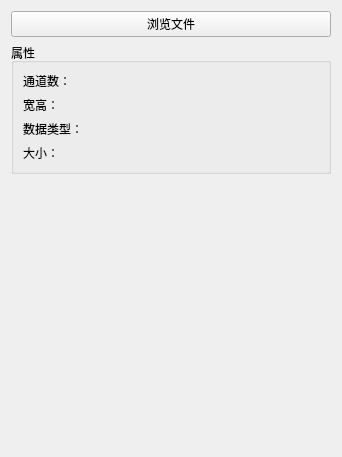
<?xml version="1.0" encoding="UTF-8"?>
<ui version="4.0">
 <class>FileImageLoaderNode</class>
 <widget class="QWidget" name="FileImageLoaderNode">
  <property name="geometry">
   <rect>
    <x>0</x>
    <y>0</y>
    <width>338</width>
    <height>457</height>
   </rect>
  </property>
  <property name="windowTitle">
   <string>Form</string>
  </property>
  <layout class="QVBoxLayout" name="verticalLayout_2" stretch="0,0,0,0">
   <item>
    <widget class="QPushButton" name="browse_pushButton">
     <property name="text">
      <string>浏览文件</string>
     </property>
    </widget>
   </item>
   <item>
    <widget class="QGroupBox" name="groupBox">
     <property name="sizePolicy">
      <sizepolicy hsizetype="Minimum" vsizetype="Fixed">
       <horstretch>0</horstretch>
       <verstretch>0</verstretch>
      </sizepolicy>
     </property>
     <property name="title">
      <string>属性</string>
     </property>
     <layout class="QVBoxLayout" name="verticalLayout" stretch="0">
      <property name="spacing">
       <number>6</number>
      </property>
      <item>
       <layout class="QFormLayout" name="formLayout">
        <property name="sizeConstraint">
         <enum>QLayout::SizeConstraint::SetDefaultConstraint</enum>
        </property>
        <property name="labelAlignment">
         <set>Qt::AlignmentFlag::AlignLeading|Qt::AlignmentFlag::AlignLeft|Qt::AlignmentFlag::AlignTop</set>
        </property>
        <item row="0" column="0">
         <widget class="QLabel" name="label_2">
          <property name="text">
           <string>通道数：</string>
          </property>
         </widget>
        </item>
        <item row="0" column="1">
         <widget class="QLabel" name="channel_label">
          <property name="text">
           <string/>
          </property>
         </widget>
        </item>
        <item row="1" column="0">
         <widget class="QLabel" name="label_4">
          <property name="text">
           <string>宽高：</string>
          </property>
         </widget>
        </item>
        <item row="1" column="1">
         <widget class="QLabel" name="size_label">
          <property name="text">
           <string/>
          </property>
         </widget>
        </item>
        <item row="2" column="0">
         <widget class="QLabel" name="label_5">
          <property name="text">
           <string>数据类型：</string>
          </property>
         </widget>
        </item>
        <item row="2" column="1">
         <widget class="QLabel" name="dataType_label">
          <property name="text">
           <string/>
          </property>
         </widget>
        </item>
        <item row="3" column="0">
         <widget class="QLabel" name="label_6">
          <property name="text">
           <string>大小：</string>
          </property>
         </widget>
        </item>
        <item row="3" column="1">
         <widget class="QLabel" name="dataSize_label">
          <property name="text">
           <string/>
          </property>
         </widget>
        </item>
       </layout>
      </item>
     </layout>
    </widget>
   </item>
   <item>
    <widget class="QLabel" name="image_label">
     <property name="minimumSize">
      <size>
       <width>320</width>
       <height>240</height>
      </size>
     </property>
     <property name="text">
      <string/>
     </property>
     <property name="alignment">
      <set>Qt::AlignmentFlag::AlignCenter</set>
     </property>
    </widget>
   </item>
   <item>
    <widget class="QLabel" name="info_label">
     <property name="maximumSize">
      <size>
       <width>16777215</width>
       <height>20</height>
      </size>
     </property>
     <property name="text">
      <string/>
     </property>
    </widget>
   </item>
  </layout>
 </widget>
 <resources/>
 <connections/>
</ui>
